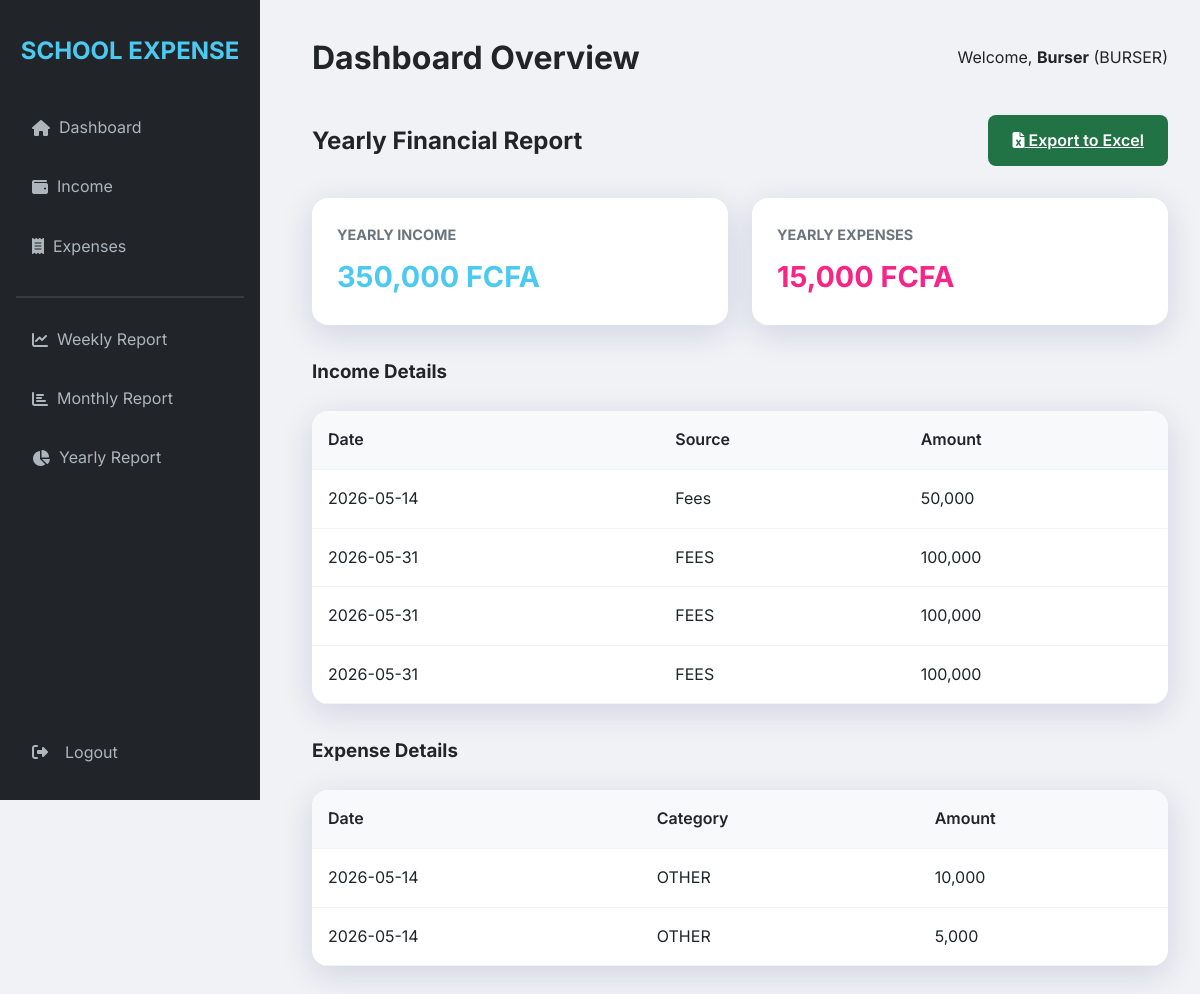
Page /reports/yearly (signed in) on the committed database.
### models.py (models this page shows, shortened)
class User(UserMixin, db.Model):
    id = db.Column(db.Integer, primary_key=True)
    username = db.Column(db.String(64), unique=True, nullable=False)
    email = db.Column(db.String(120), unique=True, nullable=False)
    password_hash = db.Column(db.String(512), nullable=False)  # Increased to 512 for scrypt hash
    role = db.Column(db.String(20), nullable=False)  # SUPER_ADMIN, PRINCIPAL, BURSER, ACCOUNTANT, SECRETARY

class Income(db.Model):
    id = db.Column(db.Integer, primary_key=True)
    amount = db.Column(db.Float, nullable=False)
    source = db.Column(db.String(100), nullable=False)
    student_name = db.Column(db.String(100))
    student_session = db.Column(db.String(100))  # Anglophone or Francophone
    student_class = db.Column(db.String(100))
    section = db.Column(db.String(100))
    pta_level = db.Column(db.String(100))
    description = db.Column(db.Text)
    date = db.Column(db.DateTime, default=datetime.utcnow)
    added_by = db.Column(db.Integer, db.ForeignKey('user.id'))

class Expense(db.Model):
    id = db.Column(db.Integer, primary_key=True)
    amount = db.Column(db.Float, nullable=False)
    category = db.Column(db.String(100), nullable=False)
    description = db.Column(db.Text)
    date = db.Column(db.DateTime, default=datetime.utcnow)
    added_by = db.Column(db.Integer, db.ForeignKey('user.id'))
    status = db.Column(db.String(20), default='PENDING')  # PENDING, APPROVED, REJECTED
    approved_principal = db.Column(db.Boolean, default=False)
    approved_burser = db.Column(db.Boolean, default=False)
    approved_accountant = db.Column(db.Boolean, default=False)

### routes.py (the view)
    @app.route('/reports/<type>')
    @login_required
    def view_report(type):
        if type == 'weekly':
            template_name = 'reports/weekly_report.html'
            start_date = datetime.utcnow() - timedelta(days=7)
        elif type == 'monthly':
            template_name = 'reports/monthly_report.html'
            start_date = datetime.utcnow() - timedelta(days=30)
        elif type == 'yearly':
            template_name = 'reports/yearly_report.html'
            start_date = datetime.utcnow() - timedelta(days=365)
        else:
            abort(404)
        incomes = Income.query.filter(Income.date >= start_date).all()
        expenses = Expense.query.filter(Expense.date >= start_date).all()
        return render_template(template_name, incomes=incomes, expenses=expenses)

### app.py (called while the page is built)
def create_app():
    app = Flask(__name__)
    app.config.from_object(Config)
    app.secret_key = app.config.get('SECRET_KEY')
    if app.config.get('ENV') == 'production' and app.secret_key in (None, '', 'change_this_dev_secret'):
        raise RuntimeError('SECRET_KEY must be set in environment for production deployment')
    CSRFProtect(app)
    db.init_app(app)
    login_manager = LoginManager()
    login_manager.login_view = 'login'
    login_manager.init_app(app)
    @login_manager.user_loader
    def load_user(user_id):
        return User.query.get(int(user_id))
    with app.app_context():
        db.create_all()
        fix_username_column(app)
        ensure_schema_columns(app)
        ensure_default_staff(app)
        ensure_default_school_settings(app)
        ensure_admin_user(app)
    register_routes(app)
    return app

### templates/reports/yearly_report.html
{% extends "base.html" %}
{% block content %}
<div style="display: flex; justify-content: space-between; align-items: center; margin-bottom: 2rem;">
    <h2>Yearly Financial Report</h2>
    <a href="{{ url_for('export_excel', type='yearly') }}" class="btn btn-primary" style="background: #217346;"><i class="fas fa-file-excel"></i> Export to Excel</a>
</div>
<div class="stats-grid">
    <div class="card">
        <h3>Yearly Income</h3>
        <div class="value" style="color: var(--success);">{{ "{:,.0f}".format(incomes|sum(attribute='amount')) }} FCFA</div>
    </div>
    <div class="card">
        <h3>Yearly Expenses</h3>
        <div class="value" style="color: var(--warning);">{{ "{:,.0f}".format(expenses|sum(attribute='amount')) }} FCFA</div>
    </div>
</div>
<h3>Income Details</h3>
<div class="table-container" style="margin-bottom: 2rem;">
    <table>
        <thead>
            <tr><th>Date</th><th>Source</th><th>Amount</th></tr>
        </thead>
        <tbody>
            {% for income in incomes %}
            <tr><td>{{ income.date.strftime('%Y-%m-%d') }}</td><td>{{ income.source }}</td><td>{{ "{:,.0f}".format(income.amount) }}</td></tr>
            {% endfor %}
        </tbody>
    </table>
</div>
<h3>Expense Details</h3>
<div class="table-container">
    <table>
        <thead>
            <tr><th>Date</th><th>Category</th><th>Amount</th></tr>
        </thead>
        <tbody>
            {% for expense in expenses %}
            <tr><td>{{ expense.date.strftime('%Y-%m-%d') }}</td><td>{{ expense.category }}</td><td>{{ "{:,.0f}".format(expense.amount) }}</td></tr>
            {% endfor %}
        </tbody>
    </table>
</div>
{% endblock %}

### templates/base.html (shortened to what this page needs)
<!DOCTYPE html>
<html lang="en">
<head>
    <link rel="stylesheet" href="{{ url_for('static', filename='css/style.css') }}">
    <link rel="stylesheet" href="https://cdnjs.cloudflare.com/ajax/libs/font-awesome/6.4.0/css/all.min.css">
</head>
<body>
    {% if current_user.is_authenticated %}
    <div class="app-container">
        <aside class="sidebar">
            <h2>SCHOOL EXPENSE</h2>
            <nav>
                <ul class="nav-links">
                    <li><a href="{{ url_for('dashboard') }}" class="{{ 'active' if request.endpoint == 'dashboard' }}"><i class="fas fa-home"></i> &nbsp; Dashboard</a></li>
                    <li><a href="{{ url_for('view_income') }}" class="{{ 'active' if 'income' in request.endpoint }}"><i class="fas fa-wallet"></i> &nbsp; Income</a></li>
                    <li><a href="{{ url_for('view_expenses') }}" class="{{ 'active' if 'expenses' in request.endpoint }}"><i class="fas fa-receipt"></i> &nbsp; Expenses</a></li>
                    <hr style="margin: 1rem 0; border: 0.5px solid rgba(255,255,255,0.1)">
                    <li><a href="{{ url_for('view_report', type='weekly') }}"><i class="fas fa-chart-line"></i> &nbsp; Weekly Report</a></li>
                    <li><a href="{{ url_for('view_report', type='monthly') }}"><i class="fas fa-chart-bar"></i> &nbsp; Monthly Report</a></li>
                    <li><a href="{{ url_for('view_report', type='yearly') }}"><i class="fas fa-chart-pie"></i> &nbsp; Yearly Report</a></li>
                    <li style="margin-top: auto;">
                        <form method="post" action="{{ url_for('logout') }}" style="margin: 0; width: 100%;">
                            <button type="submit" class="logout-btn">
                                <i class="fas fa-sign-out-alt"></i> &nbsp; Logout
                            </button>
                        </form>
                    </li>
                </ul>
            </nav>
        </aside>
        <main class="main-content">
            <header style="margin-bottom: 2rem; display: flex; justify-content: space-between; align-items: center;">
                <h1>{{ title if title else 'Dashboard Overview' }}</h1>
                <div class="user-info">
                    <span>Welcome, <strong>{{ current_user.username }}</strong> ({{ current_user.role }})</span>
                </div>
            </header>
            {% block content %}{% endblock %}
        </main>
    </div>
    {% else %}
        {% block login_content %}{% endblock %}
    {% endif %}
</body>
</html>

### static/css/style.css (style rules this page uses)
:root { --primary: #4361ee; --secondary: #3f37c9; --accent: #4895ef; --success: #4cc9f0; --warning: #f72585; --danger: #e63946; --dark: #212529; --light: #f8f9fa; --gray: #6c757d; --glass: rgba(255, 255, 255, 0.9); --shadow: 0 8px 32px 0 rgba(31, 38, 135, 0.15); }
* { margin: 0; padding: 0; box-sizing: border-box; font-family: 'Inter', -apple-system, BlinkMacSystemFont, "Segoe UI", Roboto, sans-serif; }
body { background: #f0f2f5; color: var(--dark); line-height: 1.6; overflow-x: auto; width: 100%; }
.app-container { display: flex; min-height: 100vh; width: 100%; }
.sidebar { width: 260px; background: var(--dark); color: white; padding: 2rem 1rem; position: fixed; height: 100vh; transition: all 0.3s ease; }
.sidebar h2 { font-size: 1.5rem; margin-bottom: 2rem; text-align: center; color: var(--success); font-weight: 700; }
.nav-links { list-style: none; display: flex; flex-direction: column; height: calc(100vh - 120px); }
.nav-links li { margin-bottom: 0.5rem; }
.nav-links a { color: #adb5bd; text-decoration: none; padding: 0.8rem 1rem; display: flex; align-items: center; border-radius: 8px; transition: 0.3s; }
.nav-links button { color: #adb5bd; padding: 0.8rem 1rem; display: flex; align-items: center; border-radius: 8px; transition: 0.3s; width: 100%; background: none; border: none; font-size: 1rem; cursor: pointer; font-family: inherit; }
.logout-btn { color: #adb5bd; padding: 0.8rem 1rem; display: flex; align-items: center; gap: 0.5rem; border-radius: 8px; transition: 0.3s; width: 100%; background: none; border: none; font-size: 1rem; cursor: pointer; font-family: inherit; }
.main-content { flex: 1; margin-left: 280px; padding: 2rem; min-width: 0; width: calc(100% - 280px); }
.stats-grid { display: grid; grid-template-columns: repeat(auto-fit, minmax(240px, 1fr)); gap: 1.5rem; margin-bottom: 2rem; }
.card { background: white; padding: 1.5rem; border-radius: 16px; box-shadow: var(--shadow); border: 1px solid rgba(255, 255, 255, 0.3); }
.card h3 { font-size: 0.9rem; color: var(--gray); margin-bottom: 0.5rem; text-transform: uppercase; }
.card .value { font-size: 1.8rem; font-weight: 700; color: var(--primary); }
.btn { padding: 0.8rem 1.5rem; border-radius: 8px; border: none; cursor: pointer; font-weight: 600; transition: 0.3s; display: inline-block; text-align: center; }
.btn-primary { background: var(--primary); color: white; }
.table-container { background: white; border-radius: 16px; overflow: hidden; box-shadow: var(--shadow); margin-top: 1.5rem; }
table { width: 100%; border-collapse: collapse; }
th, td { padding: 1rem; text-align: left; border-bottom: 1px solid #f1f3f5; }
th { background: #f8f9fa; font-weight: 600; }

### rows in the picture
User: username "Burser", role "BURSER"
Income: date "2026-05-14", source "Fees", amount "50,000"
Income: date "2026-05-31", source "FEES", amount "100,000"
Income: date "2026-05-31", source "FEES", amount "100,000"
Income: date "2026-05-31", source "FEES", amount "100,000"
Expense: date "2026-05-14", category "OTHER", amount "10,000"
Expense: date "2026-05-14", category "OTHER", amount "5,000"

### other values in the picture
{{ title if title else 'Dashboard Overview' }} "Dashboard Overview"
{{ "{:,.0f}".format(incomes|sum(attribute='amount')) }} "350,000"
{{ "{:,.0f}".format(expenses|sum(attribute='amount')) }} "15,000"
